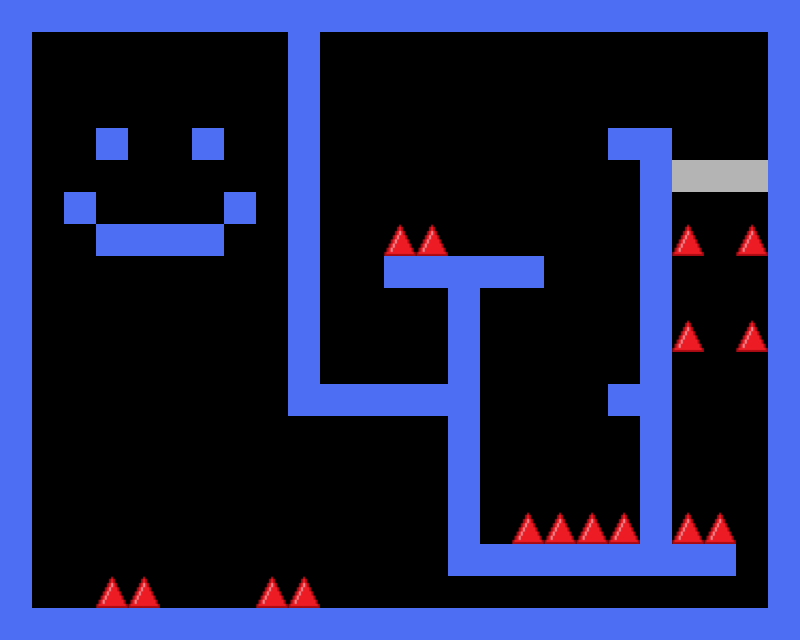

This is a level from a 2D game, rendered from its Tiled map with the project's own tilesets. A one-line summary and the complete map file follow:
An orthogonal 25x20 tile map with 32x32 px tiles, 3 tile layers (Collision, Spikes, TempBlocks), 3 tilesets.

<map version="1.8" orientation="orthogonal" width="25" height="20" tilewidth="32" tileheight="32" backgroundcolor="#000000">
    <tileset firstgid="1" name="black" tilewidth="32" tileheight="32">
        <image source="blooPixil.png" width="32" height="32" />
    </tileset>
    <tileset firstgid="2" name="spike" tilewidth="32" tileheight="32" tilecount="1" columns="1">
        <image source="32spike.png" width="32" height="32" />
    </tileset>
    <tileset firstgid="3" name="tempBlock" tilewidth="32" tileheight="32" tilecount="1" columns="1">
        <image source="tempBlock.png" width="32" height="32" />
    </tileset>
    <layer name="Collision" width="25" height="20">
        <data encoding="csv">
            1,1,1,1,1,1,1,1,1,1,1,1,1,1,1,1,1,1,1,1,1,1,1,1,1,
            1,0,0,0,0,0,0,0,0,1,0,0,0,0,0,0,0,0,0,0,0,0,0,0,1,
            1,0,0,0,0,0,0,0,0,1,0,0,0,0,0,0,0,0,0,0,0,0,0,0,1,
            1,0,0,0,0,0,0,0,0,1,0,0,0,0,0,0,0,0,0,0,0,0,0,0,1,
            1,0,0,1,0,0,1,0,0,1,0,0,0,0,0,0,0,0,0,1,1,0,0,0,1,
            1,0,0,0,0,0,0,0,0,1,0,0,0,0,0,0,0,0,0,0,1,0,0,0,1,
            1,0,1,0,0,0,0,1,0,1,0,0,0,0,0,0,0,0,0,0,1,0,0,0,1,
            1,0,0,1,1,1,1,0,0,1,0,0,0,0,0,0,0,0,0,0,1,0,0,0,1,
            1,0,0,0,0,0,0,0,0,1,0,0,1,1,1,1,1,0,0,0,1,0,0,0,1,
            1,0,0,0,0,0,0,0,0,1,0,0,0,0,1,0,0,0,0,0,1,0,0,0,1,
            1,0,0,0,0,0,0,0,0,1,0,0,0,0,1,0,0,0,0,0,1,0,0,0,1,
            1,0,0,0,0,0,0,0,0,1,0,0,0,0,1,0,0,0,0,0,1,0,0,0,1,
            1,0,0,0,0,0,0,0,0,1,1,1,1,1,1,0,0,0,0,1,1,0,0,0,1,
            1,0,0,0,0,0,0,0,0,0,0,0,0,0,1,0,0,0,0,0,1,0,0,0,1,
            1,0,0,0,0,0,0,0,0,0,0,0,0,0,1,0,0,0,0,0,1,0,0,0,1,
            1,0,0,0,0,0,0,0,0,0,0,0,0,0,1,0,0,0,0,0,1,0,0,0,1,
            1,0,0,0,0,0,0,0,0,0,0,0,0,0,1,0,0,0,0,0,1,0,0,0,1,
            1,0,0,0,0,0,0,0,0,0,0,0,0,0,1,1,1,1,1,1,1,1,1,0,1,
            1,0,0,0,0,0,0,0,0,0,0,0,0,0,0,0,0,0,0,0,0,0,0,0,1,
            1,1,1,1,1,1,1,1,1,1,1,1,1,1,1,1,1,1,1,1,1,1,1,1,1
        </data>
    </layer>
    <layer name="Spikes" width="25" height="20">
        <data encoding="csv">
            0,0,0,0,0,0,0,0,0,0,0,0,0,0,0,0,0,0,0,0,0,0,0,0,0,
            0,0,0,0,0,0,0,0,0,0,0,0,0,0,0,0,0,0,0,0,0,0,0,0,0,
            0,0,0,0,0,0,0,0,0,0,0,0,0,0,0,0,0,0,0,0,0,0,0,0,0,
            0,0,0,0,0,0,0,0,0,0,0,0,0,0,0,0,0,0,0,0,0,0,0,0,0,
            0,0,0,0,0,0,0,0,0,0,0,0,0,0,0,0,0,0,0,0,0,0,0,0,0,
            0,0,0,0,0,0,0,0,0,0,0,0,0,0,0,0,0,0,0,0,0,0,0,0,0,
            0,0,0,0,0,0,0,0,0,0,0,0,0,0,0,0,0,0,0,0,0,0,0,0,0,
            0,0,0,0,0,0,0,0,0,0,0,0,2,2,0,0,0,0,0,0,0,2,0,2,0,
            0,0,0,0,0,0,0,0,0,0,0,0,0,0,0,0,0,0,0,0,0,0,0,0,0,
            0,0,0,0,0,0,0,0,0,0,0,0,0,0,0,0,0,0,0,0,0,0,0,0,0,
            0,0,0,0,0,0,0,0,0,0,0,0,0,0,0,0,0,0,0,0,0,2,0,2,0,
            0,0,0,0,0,0,0,0,0,0,0,0,0,0,0,0,0,0,0,0,0,0,0,0,0,
            0,0,0,0,0,0,0,0,0,0,0,0,0,0,0,0,0,0,0,0,0,0,0,0,0,
            0,0,0,0,0,0,0,0,0,0,0,0,0,0,0,0,0,0,0,0,0,0,0,0,0,
            0,0,0,0,0,0,0,0,0,0,0,0,0,0,0,0,0,0,0,0,0,0,0,0,0,
            0,0,0,0,0,0,0,0,0,0,0,0,0,0,0,0,0,0,0,0,0,0,0,0,0,
            0,0,0,0,0,0,0,0,0,0,0,0,0,0,0,0,2,2,2,2,0,2,2,0,0,
            0,0,0,0,0,0,0,0,0,0,0,0,0,0,0,0,0,0,0,0,0,0,0,0,0,
            0,0,0,2,2,0,0,0,2,2,0,0,0,0,0,0,0,0,0,0,0,0,0,0,0,
            0,0,0,0,0,0,0,0,0,0,0,0,0,0,0,0,0,0,0,0,0,0,0,0,0
        </data>
    </layer>
    <layer name="TempBlocks" width="25" height="20">
        <data encoding="csv">
            0,0,0,0,0,0,0,0,0,0,0,0,0,0,0,0,0,0,0,0,0,0,0,0,0,
            0,0,0,0,0,0,0,0,0,0,0,0,0,0,0,0,0,0,0,0,0,0,0,0,0,
            0,0,0,0,0,0,0,0,0,0,0,0,0,0,0,0,0,0,0,0,0,0,0,0,0,
            0,0,0,0,0,0,0,0,0,0,0,0,0,0,0,0,0,0,0,0,0,0,0,0,0,
            0,0,0,0,0,0,0,0,0,0,0,0,0,0,0,0,0,0,0,0,0,0,0,0,0,
            0,0,0,0,0,0,0,0,0,0,0,0,0,0,0,0,0,0,0,0,0,3,3,3,0,
            0,0,0,0,0,0,0,0,0,0,0,0,0,0,0,0,0,0,0,0,0,0,0,0,0,
            0,0,0,0,0,0,0,0,0,0,0,0,0,0,0,0,0,0,0,0,0,0,0,0,0,
            0,0,0,0,0,0,0,0,0,0,0,0,0,0,0,0,0,0,0,0,0,0,0,0,0,
            0,0,0,0,0,0,0,0,0,0,0,0,0,0,0,0,0,0,0,0,0,0,0,0,0,
            0,0,0,0,0,0,0,0,0,0,0,0,0,0,0,0,0,0,0,0,0,0,0,0,0,
            0,0,0,0,0,0,0,0,0,0,0,0,0,0,0,0,0,0,0,0,0,0,0,0,0,
            0,0,0,0,0,0,0,0,0,0,0,0,0,0,0,0,0,0,0,0,0,0,0,0,0,
            0,0,0,0,0,0,0,0,0,0,0,0,0,0,0,0,0,0,0,0,0,0,0,0,0,
            0,0,0,0,0,0,0,0,0,0,0,0,0,0,0,0,0,0,0,0,0,0,0,0,0,
            0,0,0,0,0,0,0,0,0,0,0,0,0,0,0,0,0,0,0,0,0,0,0,0,0,
            0,0,0,0,0,0,0,0,0,0,0,0,0,0,0,0,0,0,0,0,0,0,0,0,0,
            0,0,0,0,0,0,0,0,0,0,0,0,0,0,0,0,0,0,0,0,0,0,0,0,0,
            0,0,0,0,0,0,0,0,0,0,0,0,0,0,0,0,0,0,0,0,0,0,0,0,0,
            0,0,0,0,0,0,0,0,0,0,0,0,0,0,0,0,0,0,0,0,0,0,0,0,0
        </data>
    </layer>
</map>
